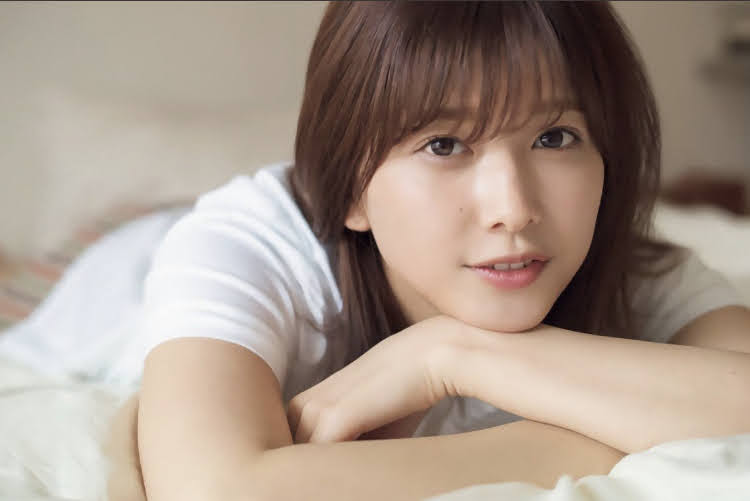
#> input picture section3/IMG_7997.jpg, 750 x 501 px, given in place of the camera
$ python diff_camera.py
#> lines starting #> are read from the running program, lines starting #| are printed output that depends on the picture; after the words box and inside, x2 and y2 are one past the last pixel; in counts of white or black regions, pixels touching at a corner belong together
#画面に動きがあった部分の検出
import cv2

capture=cv2.VideoCapture(1)
#前回の画像を記録する変数
img_last=None
green=(0,255,0)

while True:
    #画像の取得
    ret, frame=capture.read()
#> frame is the input picture: shape (501, 750, 3); mean B, G, R 140.2, 152.2, 168.3
    frame=cv2.resize(frame, (800,600))
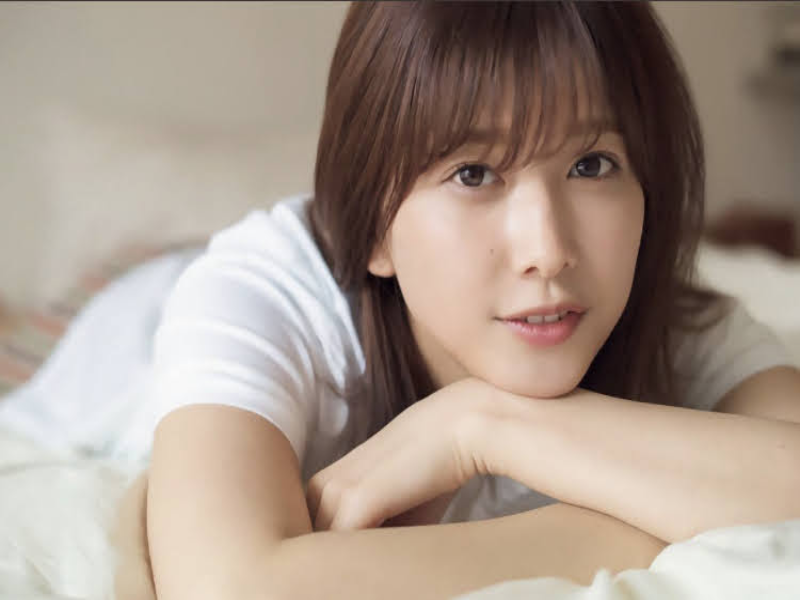
#> frame: shape (600, 800, 3); mean B, G, R 140.1, 152.1, 168.2

    #白黒画像に変換
    gray=cv2.cvtColor(frame, cv2.COLOR_BGR2GRAY)
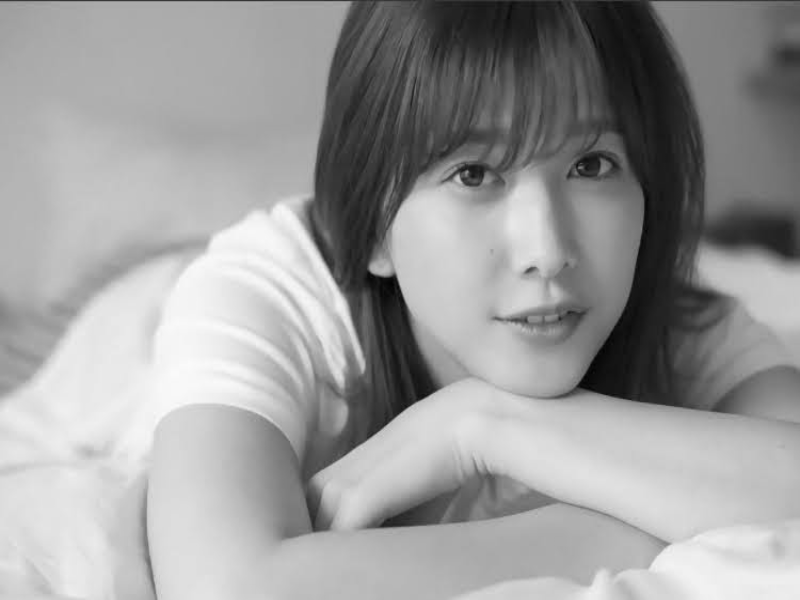
#> gray: shape (600, 800); min 2, max 252, mean 155.5
    gray=cv2.GaussianBlur(gray, (9,9), 0)
    img_b=cv2.threshold(gray, 100, 255, cv2.THRESH_BINARY)[1]
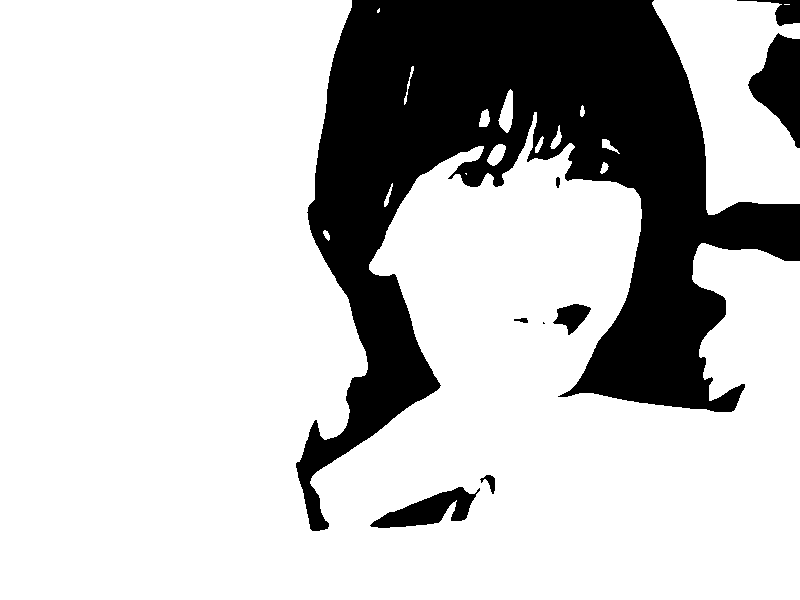
#> img_b: shape (600, 800); 76.8% white; 9 black regions (1 under 20 px), largest, box (x1, y1, x2, y2) and area: (296, 0, 800, 531) 104262, (748, 33, 800, 148) 3402, (370, 487, 480, 528) 2092

    #差分の確認
    #<変化なしの場合>
    if img_last is None:
        img_last=img_b
        continue

    #画像ごとの差分を調べる
    frame_diff=cv2.absdiff(img_last, img_b)
    #変化があった部分の輪郭抽出
    contours=cv2.findContours(frame_diff, cv2.RETR_EXTERNAL, cv2.CHAIN_APPROX_SIMPLE)[0]

    #差分があった部分を画面に描く
    for pt in contours:
        x,y,w,h=cv2.boundingRect(pt)
        #小さな変更点は無視
        if w<30:
            continue
        cv2.rectangle(frame, (x,y), (x+w,y+h), green, 2)

    #今回の画像を保存する
    img_last=img_b
    #画面に表示
    cv2.imshow("Diff Camera", frame)
    cv2.imshow("diff data", frame_diff)
    if cv2.waitKey(1)==13:
        break

capture.release()
cv2.destroyAllWindows()

$ run again, on section3/risa.jpg
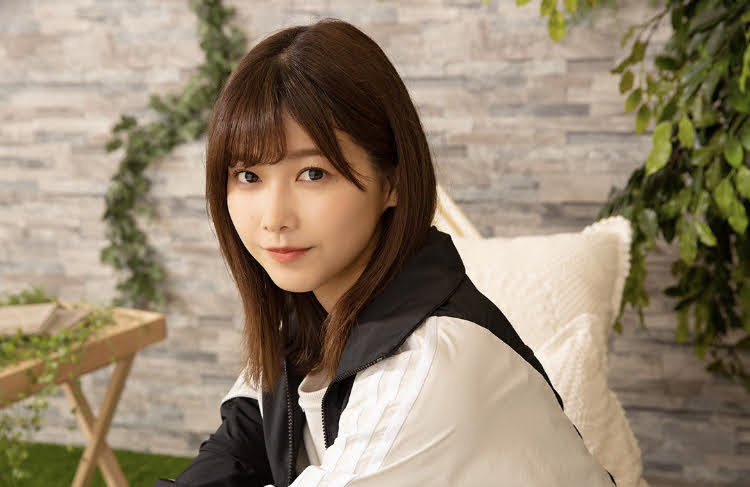
#> input picture section3/risa.jpg, 750 x 487 px, given in place of the camera
#> frame is the input picture: shape (487, 750, 3); mean B, G, R 110.4, 131.4, 146.9
#> frame: shape (600, 800, 3)
#> `gray=cv2.cvtColor(frame, cv2.COLOR_BGR2GRAY)`:
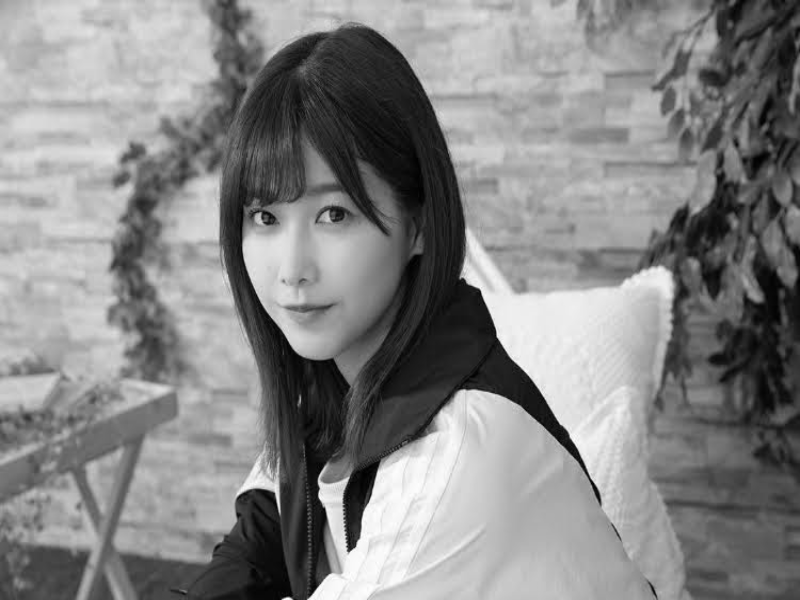
#> gray: shape (600, 800); min 0, max 255, mean 133.5
#> `img_b=cv2.threshold(gray, 100, 255, cv2.THRESH_BINARY)[1]`:
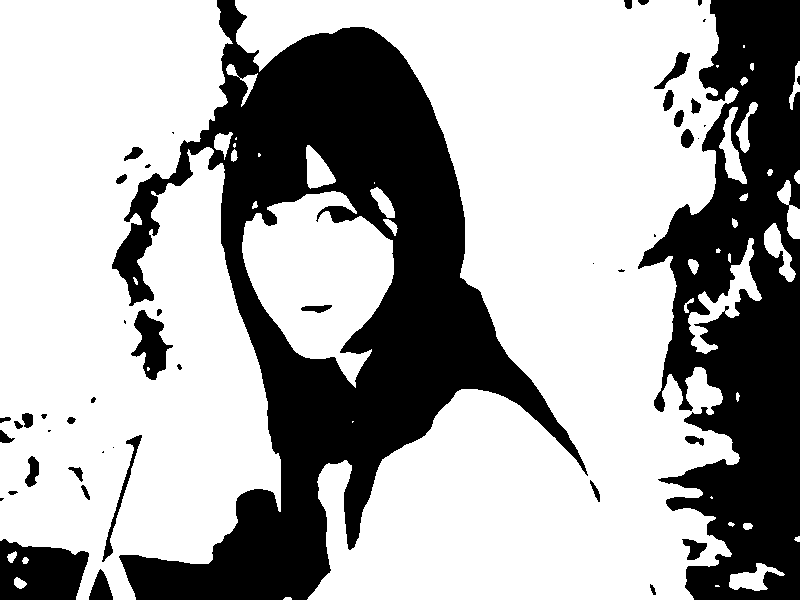
#> img_b: shape (600, 800); 66.5% white; 48 black regions (13 under 20 px), largest, box (x1, y1, x2, y2) and area: (112, 0, 588, 600) 95504, (638, 0, 800, 600) 55531, (0, 539, 89, 600) 4182
